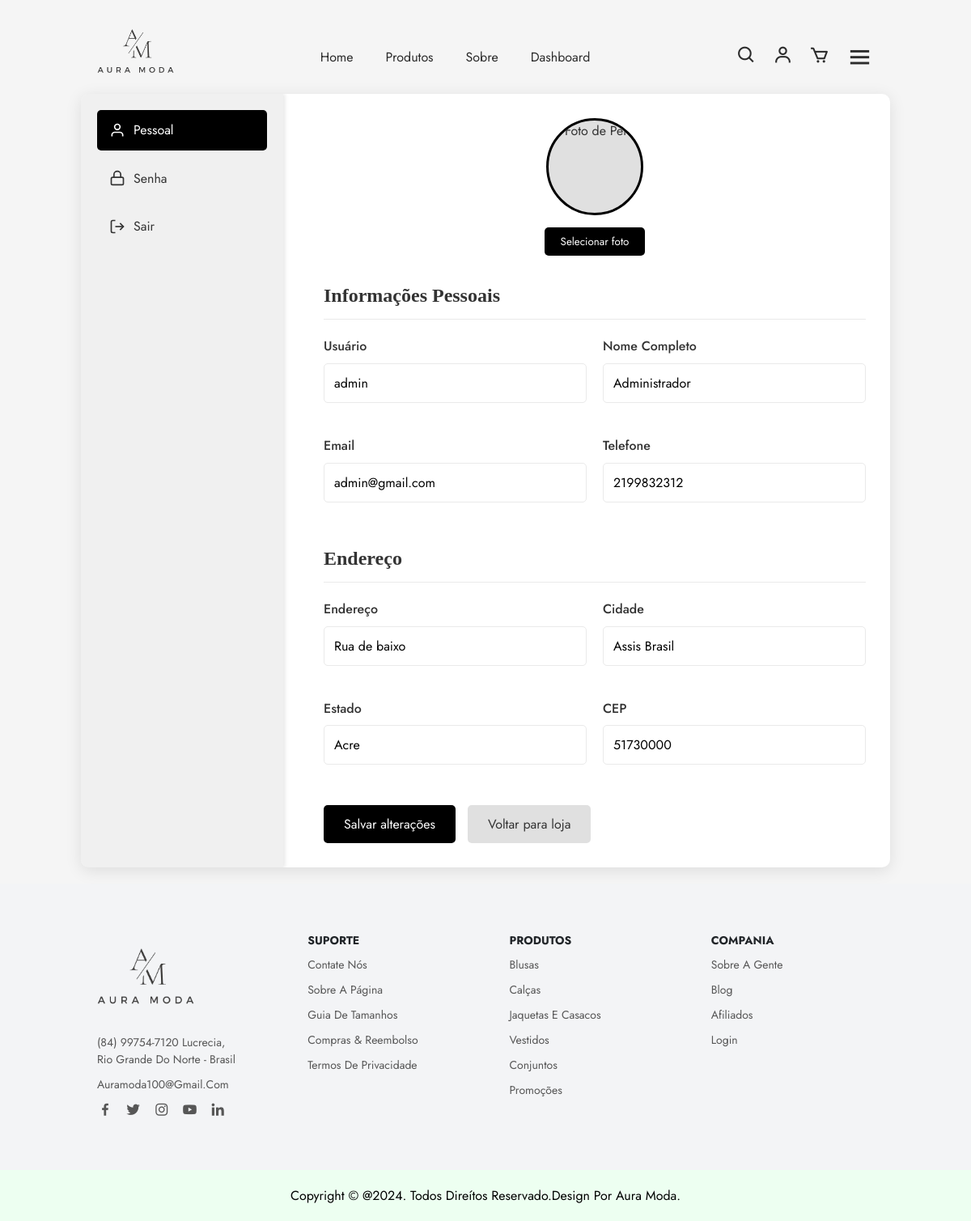
/perfil/ (signed in), run on the app's committed database.
### ecommerce/models.py (models this page shows, shortened)
class Cliente(AbstractUser):
    nome_completo = models.CharField(max_length=200)
    email = models.EmailField(unique=True)
    telefone = models.CharField(max_length=20, blank=True)
    data_criacao = models.DateTimeField(auto_now_add=True)

class EnderecoEntrega(models.Model):
    cliente = models.ForeignKey(Cliente, on_delete=models.CASCADE)
    pedido = models.ForeignKey(Pedido, on_delete=models.CASCADE, null=True, blank=True)
    endereco = models.CharField(max_length=255)
    cidade = models.CharField(max_length=100)
    estado = models.CharField(max_length=100)
    cep = models.CharField(max_length=20)

### ecommerce/views.py (the view)
# urls.py: path('perfil/', views.perfil_usuario, name='perfil_usuario'),
@login_required
def perfil_usuario(request):
    user = request.user
    endereco = EnderecoEntrega.objects.filter(cliente=user).first()
    if request.method == "POST":
        perfil_form = ClienteChangeForm(request.POST, instance=user)
        endereco_form = EnderecoForm(request.POST, instance=endereco)
        if perfil_form.is_valid() and endereco_form.is_valid():
            perfil_form.save()
            endereco = endereco_form.save(commit=False)
            endereco.cliente = user
            endereco.save()
            return redirect("perfil_usuario")
    else:
        perfil_form = ClienteChangeForm(instance=user)
        endereco_form = EnderecoForm(instance=endereco)
    return render(request,'ecommerce/perfil.html',{'form':perfil_form,'endereco_form':endereco_form})

### ecommerce/forms.py
class ClienteChangeForm(UserChangeForm):
    class Meta:
        model = Cliente
        fields = ['nome_completo', 'username', 'email', 'telefone']

class EnderecoForm(forms.ModelForm):
    class Meta:
        model = EnderecoEntrega
        fields = ['endereco', 'cidade', 'estado', 'cep']

### ecommerce/templates/ecommerce/perfil.html (shortened to what this page needs)
{% extends 'base.html' %}
{% load static %}
{% block main %}
<link rel="stylesheet" href="{% static "css/perfil.css" %}">
<div class = 'main'>
    <div class="profile-container">
        <aside class="sidebar">
            <ul class="sidebar-menu">
                <li>
                    <a href="#" class="active">
                        <svg xmlns="http://www.w3.org/2000/svg" viewBox="0 0 24 24" fill="none" stroke="currentColor" stroke-width="2">
                            <path d="M20 21v-2a4 4 0 0 0-4-4H8a4 4 0 0 0-4 4v2"></path>
                            <circle cx="12" cy="7" r="4"></circle>
                        </svg>
                        <span>Pessoal</span>
                    </a>
                </li>
                <li>
                    <a href="#">
                        <svg xmlns="http://www.w3.org/2000/svg" viewBox="0 0 24 24" fill="none" stroke="currentColor" stroke-width="2">
                            <rect x="3" y="11" width="18" height="11" rx="2" ry="2"></rect>
                            <path d="M7 11V7a5 5 0 0 1 10 0v4"></path>
                        </svg>
                        <span>Senha</span>
                    </a>
                </li>
                <li>
                    <a href="{% url "logout" %}">
                        <svg xmlns="http://www.w3.org/2000/svg" viewBox="0 0 24 24" fill="none" stroke="currentColor" stroke-width="2">
                            <path d="M9 21H5a2 2 0 0 1-2-2V5a2 2 0 0 1 2-2h4"></path>
                            <polyline points="16 17 21 12 16 7"></polyline>
                            <line x1="21" y1="12" x2="9" y2="12"></line>
                        </svg>
                        <span>Sair</span>
                    </a>
                </li>
            </ul>
        </aside>
        <main class="main-content">
            <div class="profile-photo">
                <div class="profile-photo-circle">
                    <img src="/placeholder.svg" alt="Foto de Perfil">
                </div>
                <button class="photo-upload-btn">Selecionar foto</button>
            </div>
            <form method ='POST'>
                <div class="form-section">
                    <h2>Informações Pessoais</h2>
                    <div class="form-grid">
                        <div class="form-group">
                            <label for="username">Usuário</label>
                            {{form.username}}
                        </div>
                        <div class="form-group">
                            <label for="fullname">Nome Completo</label>
                            {{form.nome_completo}}
                        </div>
                        <div class="form-group">
                            <label for="email">Email</label>
                            {{form.email}}
                        </div>
                        <div class="form-group">
                            <label for="phone">Telefone</label>
                            {{form.telefone}}
                        </div>
                    </div>
                </div>
                <div class="form-section">
                    <h2>Endereço</h2>
                    <div class="form-grid">
                        <div class="form-group">
                            <label for="address">Endereço</label>
                            {{endereco_form.endereco}}
                        </div>
                        <div class="form-group">
                            <label for="city">Cidade</label>
                            {{endereco_form.cidade}}
                        </div>
                        <div class="form-group">
                            <label for="state">Estado</label>
                                {{endereco_form.estado}}
                        </div>
                        <div class="form-group">
                            <label for="zipcode">CEP</label>
                            {{endereco_form.cep}}
                        </div>
                    </div>
                </div>
                <div class="button-group">
                    <button type="submit" class="save-btn">Salvar alterações</button>
                    <a href="{% url "home" %}"><button type="button" class="back-btn">Voltar para loja</button></a>
                </div>
            </form>
        </main>
    </div>
</div>
{% endblock main %}

### static/css/experimento.css (style rules this page uses)
:root { --primary-color: #000000; --secondary-color: #ffffff; --accent-color: #ff0000; --text-color: #333333; --light-gray: #f5f5f5; --medium-gray: #e0e0e0; }
* { margin: 0; padding: 0; box-sizing: border-box; scroll-behavior: smooth; font-family: "Jost", sans-serif; list-style: none; text-decoration: none; }
html, body { min-height: 100%; }

### static/css/perfil.css (style rules this page uses)
:root { --primary-color: #000000; --secondary-color: #ffffff; --accent-color: #ff0000; --text-color: #333333; --light-gray: #f5f5f5; --medium-gray: #e0e0e0; --border-color: #eaeaea; }
* { margin: 0; padding: 0; box-sizing: border-box; }
.main { font-family: 'Roboto', sans-serif; line-height: 1.6; color: var(--text-color); background-color: var(--light-gray); min-height: 100vh; display: flex; justify-content: center; align-items: center; padding-top: 8%; }
.profile-container { max-width: 1000px; width: 95%; margin: 20px auto; display: grid; grid-template-columns: 250px 1fr; gap: 20px; background-color: var(--secondary-color); border-radius: 10px; box-shadow: 0 4px 20px rgba(0, 0, 0, 0.1); overflow: hidden; }
.sidebar { background-color: #f0f0f0; padding: 20px; box-shadow: 2px 0 5px rgba(0, 0, 0, 0.1); }
.sidebar-menu { list-style: none; }
.sidebar-menu li { margin-bottom: 10px; }
.sidebar-menu a { display: flex; align-items: center; padding: 12px 15px; color: var(--text-color); text-decoration: none; border-radius: 5px; transition: all 0.3s ease; }
.sidebar-menu a.active { background-color: var(--primary-color); color: var(--secondary-color); }
.sidebar-menu svg { width: 20px; height: 20px; margin-right: 10px; }
.main-content { padding: 30px; }
.profile-photo { text-align: center; margin-bottom: 30px; }
.profile-photo-circle { width: 120px; height: 120px; border-radius: 50%; background-color: var(--medium-gray); margin: 0 auto 15px; display: flex; align-items: center; justify-content: center; overflow: hidden; border: 3px solid var(--primary-color); }
.profile-photo-circle img { width: 100%; height: 100%; object-fit: cover; }
.photo-upload-btn { background-color: var(--primary-color); border: none; padding: 8px 20px; border-radius: 5px; color: var(--secondary-color); cursor: pointer; transition: all 0.3s ease; }
.form-grid { display: grid; grid-template-columns: 1fr 1fr; gap: 20px; }
.form-section { margin-bottom: 30px; }
.form-section h2 { font-family: 'Playfair Display', serif; font-size: 24px; margin-bottom: 20px; padding-bottom: 10px; border-bottom: 1px solid var(--border-color); }
.form-group { margin-bottom: 20px; }
.form-group label { display: block; margin-bottom: 8px; font-weight: 500; }
.form-group input, .form-group select { width: 100%; padding: 12px; border: 1px solid var(--border-color); border-radius: 5px; font-size: 16px; transition: border-color 0.3s ease; }
.button-group { display: flex; gap: 15px; margin-top: 30px; }
.save-btn, .back-btn { padding: 12px 25px; border: none; border-radius: 5px; font-size: 16px; cursor: pointer; transition: all 0.3s ease; }
.save-btn { background-color: var(--primary-color); color: var(--secondary-color); }
.back-btn { background-color: var(--medium-gray); color: var(--text-color); }

### data on the page
Cliente: username "admin", nome_completo "Administrador", email "admin@gmail.com", telefone "2199832312"
EnderecoEntrega: endereco "Rua de baixo", cidade "Assis Brasil", estado "Acre", cep "51730000"
